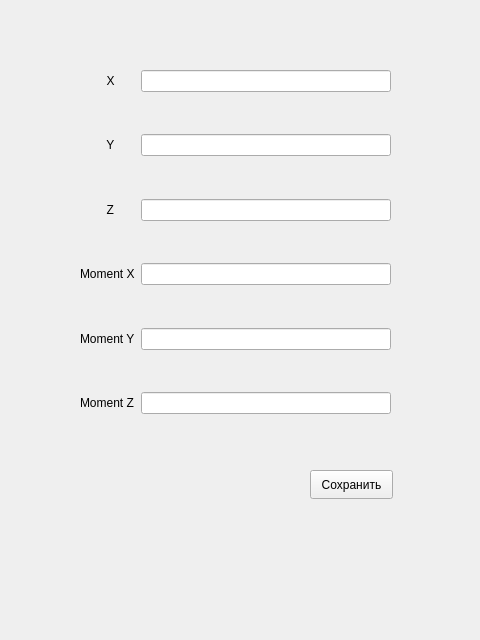
<?xml version="1.0" encoding="UTF-8"?>
<ui version="4.0">
 <class>load_form_vector</class>
 <widget class="QWidget" name="load_form_vector">
  <property name="geometry">
   <rect>
    <x>0</x>
    <y>0</y>
    <width>480</width>
    <height>640</height>
   </rect>
  </property>
  <property name="windowTitle">
   <string>Form</string>
  </property>
  <widget class="QPushButton" name="pushButton">
   <property name="geometry">
    <rect>
     <x>310</x>
     <y>470</y>
     <width>83</width>
     <height>29</height>
    </rect>
   </property>
   <property name="text">
    <string>Сохранить</string>
   </property>
  </widget>
  <widget class="QWidget" name="formLayoutWidget">
   <property name="geometry">
    <rect>
     <x>80</x>
     <y>70</y>
     <width>311</width>
     <height>381</height>
    </rect>
   </property>
   <layout class="QFormLayout" name="formLayout">
    <item row="0" column="0">
     <widget class="QLabel" name="label">
      <property name="text">
       <string>        X</string>
      </property>
     </widget>
    </item>
    <item row="2" column="0">
     <widget class="QLabel" name="label_2">
      <property name="text">
       <string>        Y</string>
      </property>
     </widget>
    </item>
    <item row="4" column="0">
     <widget class="QLabel" name="label_3">
      <property name="text">
       <string>        Z</string>
      </property>
     </widget>
    </item>
    <item row="6" column="0">
     <widget class="QLabel" name="label_4">
      <property name="text">
       <string>Moment X</string>
      </property>
     </widget>
    </item>
    <item row="8" column="0">
     <widget class="QLabel" name="label_5">
      <property name="text">
       <string>Moment Y</string>
      </property>
     </widget>
    </item>
    <item row="10" column="0">
     <widget class="QLabel" name="label_6">
      <property name="text">
       <string>Moment Z</string>
      </property>
     </widget>
    </item>
    <item row="0" column="1">
     <widget class="QLineEdit" name="lineEdit"/>
    </item>
    <item row="2" column="1">
     <widget class="QLineEdit" name="lineEdit_2"/>
    </item>
    <item row="4" column="1">
     <widget class="QLineEdit" name="lineEdit_3"/>
    </item>
    <item row="6" column="1">
     <widget class="QLineEdit" name="lineEdit_4"/>
    </item>
    <item row="8" column="1">
     <widget class="QLineEdit" name="lineEdit_5"/>
    </item>
    <item row="10" column="1">
     <widget class="QLineEdit" name="lineEdit_6"/>
    </item>
    <item row="1" column="1">
     <spacer name="verticalSpacer">
      <property name="orientation">
       <enum>Qt::Orientation::Vertical</enum>
      </property>
      <property name="sizeHint" stdset="0">
       <size>
        <width>20</width>
        <height>40</height>
       </size>
      </property>
     </spacer>
    </item>
    <item row="3" column="1">
     <spacer name="verticalSpacer_2">
      <property name="orientation">
       <enum>Qt::Orientation::Vertical</enum>
      </property>
      <property name="sizeHint" stdset="0">
       <size>
        <width>20</width>
        <height>40</height>
       </size>
      </property>
     </spacer>
    </item>
    <item row="5" column="1">
     <spacer name="verticalSpacer_3">
      <property name="orientation">
       <enum>Qt::Orientation::Vertical</enum>
      </property>
      <property name="sizeHint" stdset="0">
       <size>
        <width>20</width>
        <height>40</height>
       </size>
      </property>
     </spacer>
    </item>
    <item row="7" column="1">
     <spacer name="verticalSpacer_4">
      <property name="orientation">
       <enum>Qt::Orientation::Vertical</enum>
      </property>
      <property name="sizeHint" stdset="0">
       <size>
        <width>20</width>
        <height>40</height>
       </size>
      </property>
     </spacer>
    </item>
    <item row="9" column="1">
     <spacer name="verticalSpacer_5">
      <property name="orientation">
       <enum>Qt::Orientation::Vertical</enum>
      </property>
      <property name="sizeHint" stdset="0">
       <size>
        <width>20</width>
        <height>40</height>
       </size>
      </property>
     </spacer>
    </item>
    <item row="11" column="1">
     <spacer name="verticalSpacer_6">
      <property name="orientation">
       <enum>Qt::Orientation::Vertical</enum>
      </property>
      <property name="sizeHint" stdset="0">
       <size>
        <width>20</width>
        <height>40</height>
       </size>
      </property>
     </spacer>
    </item>
   </layout>
  </widget>
 </widget>
 <resources/>
 <connections/>
</ui>
